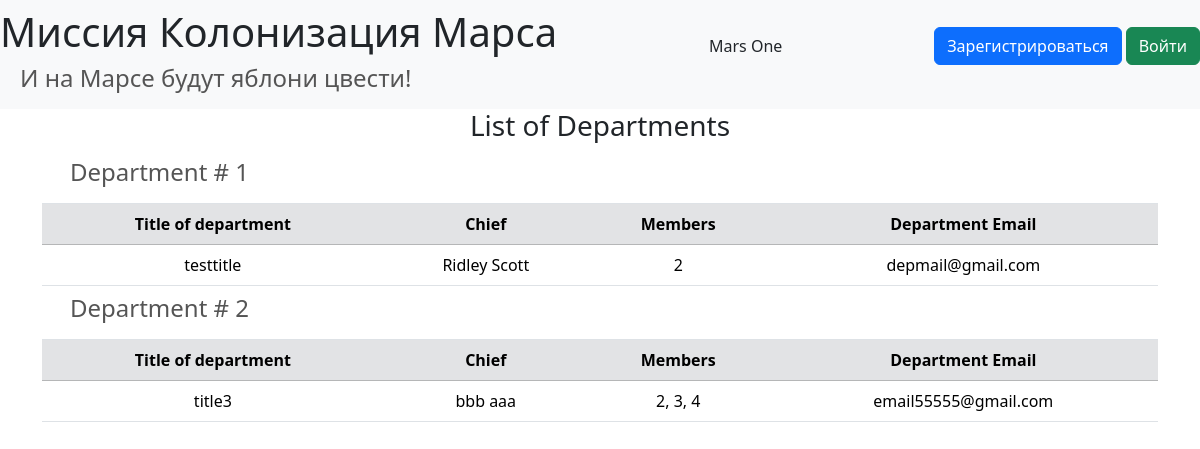
/departments, run on an earlier commit of the app's database.
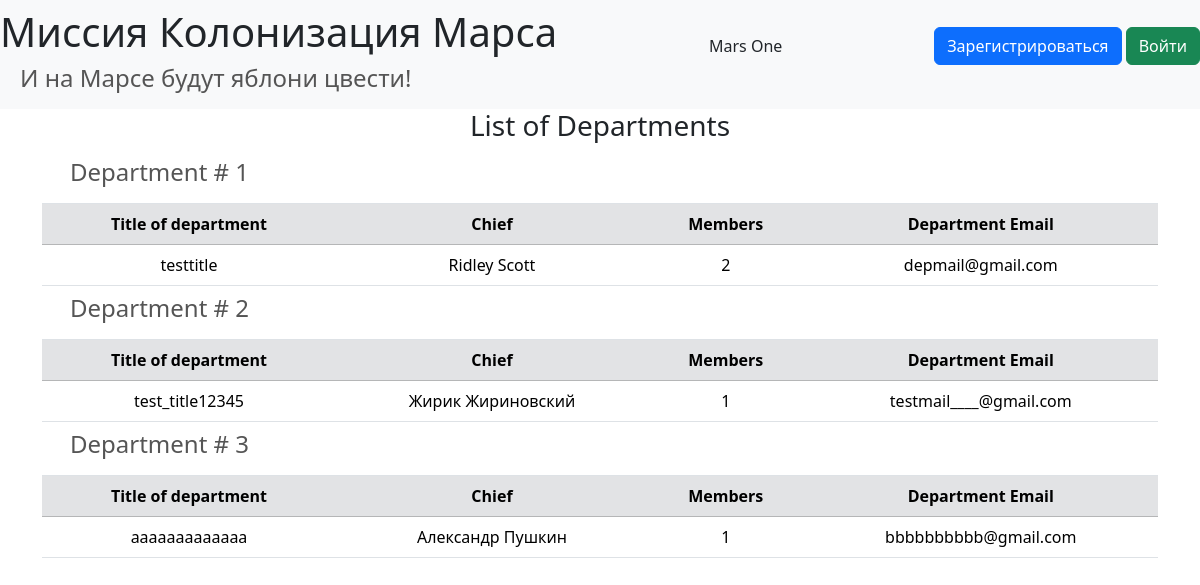
And on a later commit of the database.
### data/departments.py (models this page shows, shortened)
class Department(SqlAlchemyBase):
    __tablename__ = 'departments'
    id = sa.Column(sa.Integer, primary_key=True, autoincrement=True)
    title = sa.Column(sa.String, unique=True, nullable=False)
    chief = sa.Column(sa.Integer, sa.ForeignKey('users.id'), nullable=False)
    email = sa.Column(sa.String, index=True, unique=True, nullable=False)
    chief_obj = orm.relationship('User', backref="departments_chief")
    members_objs = orm.relationship("User",
                                    secondary="department_user",
                                    backref="departments_member")
    @property
    def members(self) -> str:
        return ', '.join(str(user.id) for user in self.members_objs)

### data/users.py (models this page shows, shortened)
class User(SqlAlchemyBase, UserMixin):
    __tablename__ = 'users'
    id = sa.Column(sa.Integer, primary_key=True, autoincrement=True)
    surname = sa.Column(sa.String, nullable=True)
    name = sa.Column(sa.String, nullable=True)
    age = sa.Column(sa.Integer, nullable=True)
    position = sa.Column(sa.String, nullable=True)
    speciality = sa.Column(sa.String, nullable=True)
    address  = sa.Column(sa.String, nullable=True)
    email = sa.Column(sa.String, index=True, unique=True, nullable=True)
    hashed_password = sa.Column(sa.String, nullable=True)
    modified_date = sa.Column(sa.DateTime, default=datetime.datetime.now)
    @property
    def fullname(self) -> str:
        return f'{self.name} {self.surname}'

### main.py (the view)
@app.route('/departments')
def departments():
    db_sess = db_session.create_session()
    departments = db_sess.query(Department).all()
    params = {
        'title': 'List of Departments',
        'departments': departments
    }
    return render_template('departments.html', **params)

### data/__db_session.py (called while the page is built)
def create_session() -> Session:
    return __factory()

### templates/departments.html (shortened to what this page needs)
{% extends "base.html" %}
{% block content %}
    <h3 class="text-center">{{ title }}</h3>
    <table class="table">
        {% for dep in departments %}
            <div>
                <thead>
                    <tr>
                        <td colspan="5">
                            <h4>Department # {{ dep.id }}</h4>
                        </td>
                    </tr>
                    <tr class="table-secondary">
                        <th class="text-center">Title of department</th>
                        <th class="text-center">Chief</th>
                        <th class="text-center">Members</th>
                        <th class="text-center">Department Email</th>
                    </tr>
                </thead>
                <tbody>
                    <tr>
                        <td class="text-center">{{ dep.title }}</td>
                        <td class="text-center">{{ dep.chief_obj.fullname }}</td>
                        <td class="text-center">{{ dep.members }}</td>
                        <td class="text-center">{{ dep.email }}</td>
                    </tr>
                </tbody>
            </div>
        {% endfor %}
    </table>
{% endblock %}

### templates/base.html (shortened to what this page needs)
<!doctype html>
<html lang="en">
<head>
    <link href="https://cdn.jsdelivr.net/npm/bootstrap@5.3.5/dist/css/bootstrap.min.css" rel="stylesheet">
    <link rel="stylesheet"
          href="{{ url_for('static', filename='css/style.css') }}">
</head>
<body>
<header>
    <nav class="navbar navbar-light bg-light">
        <div>
            <h1 class="d-block" href="#">
                <a href="/" class="text-reset text-decoration-none">Миссия Колонизация Марса</a>
            </h1>
            <h4 class="d-block">И на Марсе будут яблони цвести!</h4>
        </div>
        <p class="d-flex">Mars One</p>
        {% if current_user.is_authenticated %}
            <a class="navbar-brand" href="/logout">{{ current_user.name }}</a>
        {% else %}
            <p>
                <a class="btn btn-primary" href="/register">Зарегистрироваться</a>
                <a class="btn btn-success" href="/login">Войти</a>
            </p>
        {% endif %}
    </nav>
</header>
<main role="main" class="container">
    {% block content %}{% endblock %}
</main>
</body>
</html>

### static/css/style.css (style rules this page uses)
h4 { padding-left: 20px; color: #555555; }

What changed in the data, as far as the page shows it:
changed Department id 2: title "title3" → "test_title12345"; chief_obj.fullname "bbb aaa" → "Жирик Жириновский"; members "2, 3, 4" → "1"; email "email55555@gmail.com" → "testmail____@gmail.com"
added Department: id "3", title "aaaaaaaaaaaaa", chief_obj.fullname "Александр Пушкин", members "1", email "bbbbbbbbbb@gmail.com"
